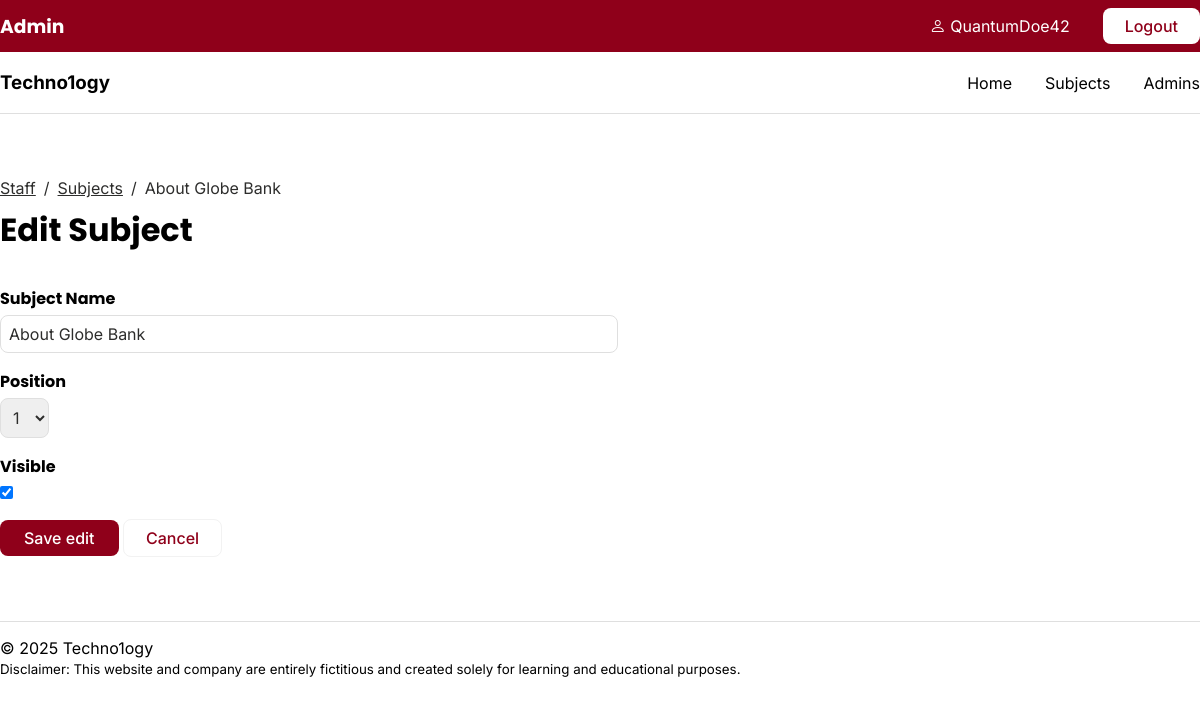
/staff/subjects/edit.php?id=1 (signed in), run on an earlier commit of the app's database.
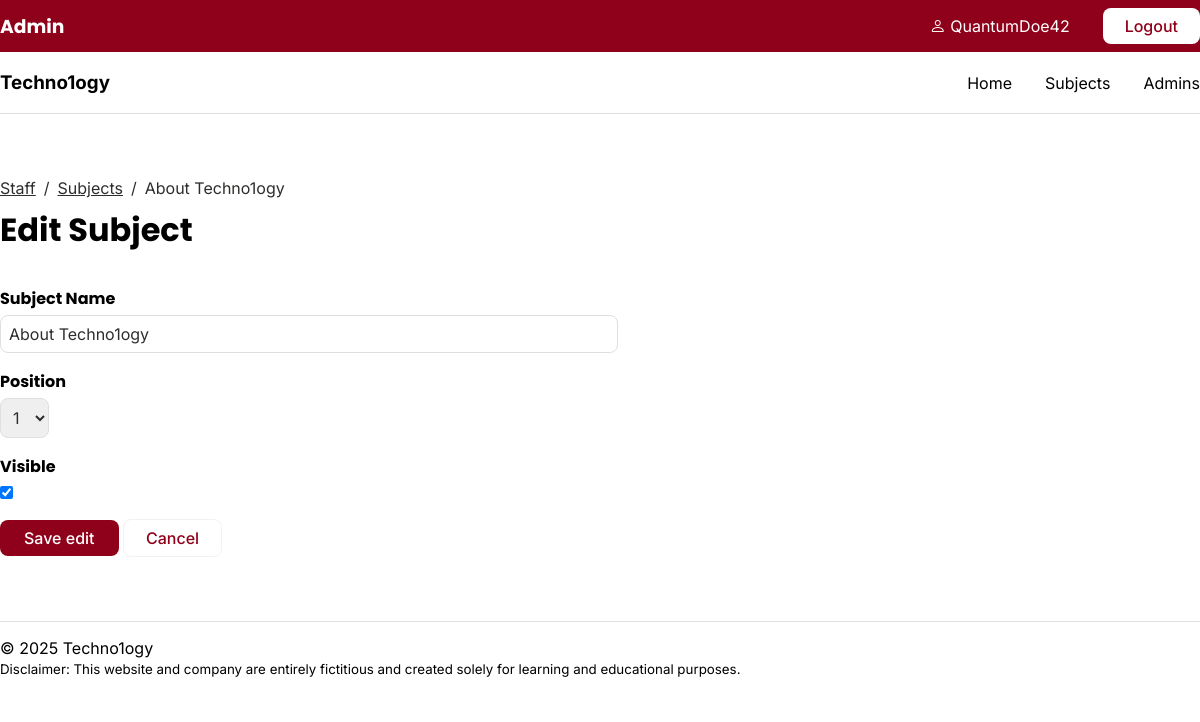
And on a later commit of the database.
### tables this page shows
CREATE TABLE `subjects` (
  `id` int(11) NOT NULL,
  `menu_name` varchar(255) DEFAULT NULL,
  `position` int(3) DEFAULT NULL,
  `visible` tinyint(1) DEFAULT NULL
);

### private/functions.php (called while the page is built, shortened)
<?php
function url_for($script_path) {
    return WWW_ROOT . $script_path;
}
function u($string="") {
    return urlencode($string);
}
function h($string="") {
    return htmlspecialchars($string);
}
function input_errors($errors=array()) {
    $output = '';
    return $output;
}
?>

### private/database.php (called while the page is built, shortened)
<?php
function db_escape($connection, $string) {
    return mysqli_real_escape_string($connection, $string);
}
?>

### private/query_functions.php (called while the page is built, shortened)
<?php
function find_all_subjects($options=[]) {
    global $db;
    $visible = $options['visible'] ?? false;
    $sql = "SELECT * FROM SUBJECTS ";
    $sql .= "ORDER BY position ASC";
    $result = mysqli_query($db, $sql);
    return $result;
}
function find_subject_by_id($id) {
    global $db;
    $sql = "SELECT * FROM subjects ";
    $sql .= "WHERE id='" . db_escape($db, $id) . "'";
    $result = mysqli_query($db, $sql);
    $subject = mysqli_fetch_assoc($result);
    return $subject;
}
?>

### private/validation_functions.php (called while the page is built, shortened)
<?php
function is_blank($value) {
	return !isset($value) || trim($value) === '';
}
?>

### public/staff/subjects/edit.php (the view, shortened to what this page needs)
<?php
require_once('../../../private/initialize.php');
$id = $_GET['id'];
$subject = find_subject_by_id($id);
$subject_set = find_all_subjects();
$subject_count = mysqli_num_rows($subject_set);
include(SHARED_PATH . '/staff_navigation.php');
?>
<div class="section_form">
    <div class="bread_crumb">
        <a href="<?php echo url_for('/staff/index.php')?>">Staff</a>
        <p>/</p>
        <a href="<?php echo url_for('/staff/subjects/index.php')?>">Subjects</a>
        <p>/</p>
        <p><?php if (is_blank($subject['menu_name'])) { echo "Edit Subject"; } else { echo h($subject['menu_name']); }?></p>
    </div>
    <div class="section_content">
        <h1>Edit Subject</h1>
        <form class="section_form_fields" action="<?php echo url_for('/staff/subjects/edit.php?id=' . h(u($id)))?>" method="post">
            <div class="<?php echo input_errors($errors); ?>">
                <h4>Subject Name</h4>
                <input type="text" class="input_short_form" name="menu_name" value="<?php echo h($subject['menu_name']);?>" />
            </div>
            <div class="<?php echo input_errors($errors); ?>">
                <h4>Position</h4>
                <select name="position"  class="select_custom">
                    <?php
                        for ($i = 1; $i <= $subject_count; $i++) {
                            echo "<option value =\"{$i}\"";
                            if ($subject['position'] == $i) {
                                echo " selected";
                            }
                            echo ">{$i}</option>";
                        }
                    ?>
                </select>
            </div>
            <div class="<?php echo input_errors($errors); ?>">
                <h4>Visible</h4>
                <div>
                    <input type="checkbox" name="visible" value="1"<?php if ($subject['visible'] == "1") { echo " checked"; }?> />
                </div>
            </div>
            <div id="section_button">
                <input class="button_primary" type="submit" value="Save edit" />
                <a href="<?php echo url_for('/staff/subjects/index.php');?>" class="button_secondary">Cancel</a>
            </div>
        </form>
    </div>
</div>
<?php include(SHARED_PATH . '/staff_footer.php'); ?>

What changed in the data, as far as the page shows it:
changed subjects: menu_name "About Globe Bank" → "About Techno1ogy"
